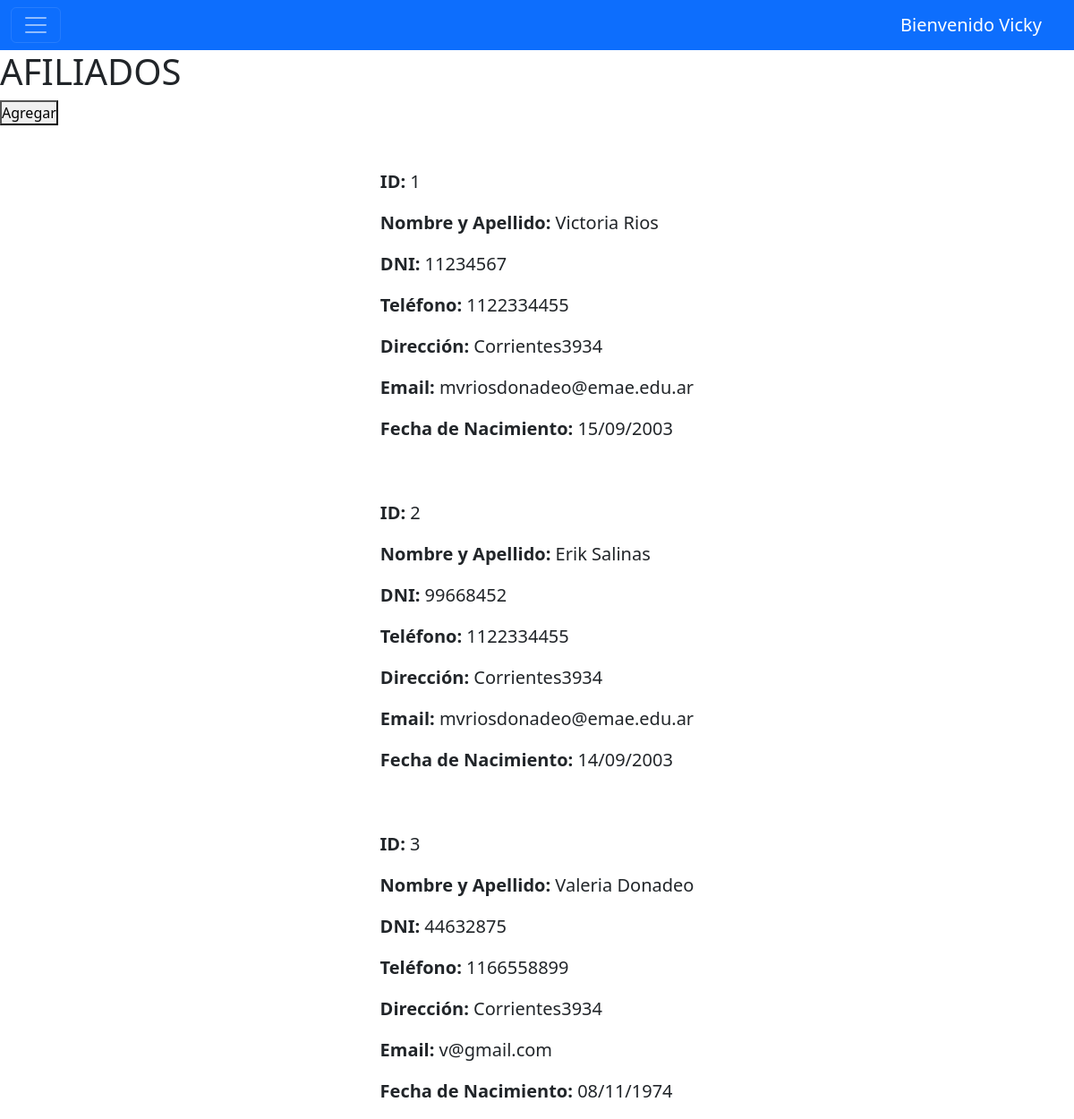
/mvc/resources/views/affiliates.php (signed in), run on the app's committed database.
### tables this page shows
CREATE TABLE `afiliaciones` (
  `id_afiliado` int(11) NOT NULL,
  `nombre` text NOT NULL,
  `apellido` text NOT NULL,
  `dni` int(11) NOT NULL,
  `direccion` text NOT NULL,
  `telefono` int(11) NOT NULL,
  `email` text NOT NULL,
  `fecha_nacimiento` date NOT NULL
);

### mvc/resources/views/affiliates.php (the view, shortened to what this page needs)
<!DOCTYPE html>
<html lang="es">
<head>
    <link href="https://cdn.jsdelivr.net/npm/bootstrap@5.3.3/dist/css/bootstrap.min.css" rel="stylesheet">
    <link rel="stylesheet" href="../public/css/admin.css">
</head>
<body>
    <header>
        <nav class="navbar navbar-dark bg-primary  fixed-top">
            <div class="container-fluid">
                <button class="navbar-toggler" type="button" data-bs-toggle="offcanvas" data-bs-target="#offcanvasDarkNavbar" aria-controls="offcanvasDarkNavbar" aria-label="Toggle navigation">
                    <span class="navbar-toggler-icon"></span>
                </button>
                <div>
                    <?php echo "<a class='nav-link active fs-5 text-white me-4' aria-current='page'>Bienvenido ".ucfirst($_SESSION['user']) ."</a>" ?>
                </div>
            </div>
        </nav>
    </header>
    <main>
        <section>
            <h1>AFILIADOS</h1>
            <div>
                <button type="submit">Agregar</button>
            </div>
        </section>
    </main>
    <?php
require '/xampp/htdocs/hominis/mvc/config/datebase.php';
$sql = "SELECT * FROM afiliaciones";
$stmt = $pdo->prepare($sql);
$stmt->execute();
$afiliados = $stmt->fetchAll(PDO::FETCH_ASSOC);
$contenido = "";
foreach ($afiliados as $afiliado) {
    $nombre = ucfirst($afiliado['nombre']);
    $apellido = ucfirst($afiliado['apellido']);
    $direccion = ucfirst($afiliado['direccion']);
    $contenido .= <<<HTML
    <div class='d-flex justify-content-center mt-5'>
        <div>
            <p class='fs-5'> <span class='fw-bold'> ID:  </span>{$afiliado['id_afiliado']}</p>
            <p class='fs-5'> <span class='fw-bold'> Nombre y Apellido:  </span>{$nombre} {$apellido}</p>
            <p class='fs-5'> <span class='fw-bold'> DNI:  </span>{$afiliado['dni']}</p>
            <p class='fs-5'> <span class='fw-bold'> Teléfono:  </span>{$afiliado['telefono']}</p>
            <p class='fs-5'> <span class='fw-bold'> Dirección:  </span>{$direccion}</p>
            <p class='fs-5'> <span class='fw-bold'> Email:  </span>{$afiliado['email']}</p>
HTML;
    $fechaNacimiento = new DateTime($afiliado['fecha_nacimiento']);
    $contenido .= "<p class='fs-5'> <span class='fw-bold'> Fecha de Nacimiento: </span>" . $fechaNacimiento->format('d/m/Y') . "</p>";
    $contenido .= "</div></div>";
}
echo $contenido;
    ?>
</body>
</html>

### mvc/resources/public/css/admin.css (style rules this page uses)
* { padding: 0; margin: 0; box-sizing: border-box; }
.fixed-top { position:initial; }

### data on the page
afiliaciones: id_afiliado "1", nombre "Victoria", apellido "Rios", dni "11234567", telefono "1122334455", direccion "Corrientes3934", email "mvriosdonadeo@emae.edu.ar", fecha_nacimiento "15/09/2003"
afiliaciones: id_afiliado "2", nombre "Erik", apellido "Salinas", dni "99668452", telefono "1122334455", direccion "Corrientes3934", email "mvriosdonadeo@emae.edu.ar", fecha_nacimiento "14/09/2003"
afiliaciones: id_afiliado "3", nombre "Valeria", apellido "Donadeo", dni "44632875", telefono "1166558899", direccion "Corrientes3934", email "v@gmail.com", fecha_nacimiento "08/11/1974"

### other printed values
$_SESSION['user'] "Vicky"
